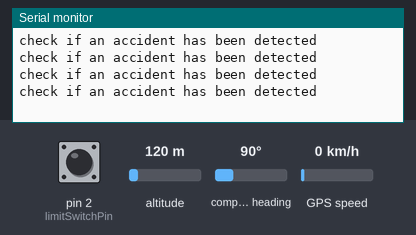
Bench run of a sketch on a simulated Arduino Uno, built with avr-gcc and run on an emulated ATmega328P. Shown: the last lines printed to the serial monitor. The inputs (shaded band) are chosen by the test bench; at power-on: pin 2 (limitSwitchPin) HIGH, altitude 120 m, compass heading 90°, GPS speed 0 km/h. The GPS gets a fix after 3 s at 37.7749, -122.4194 with 8 satellites; the modem accepts every AT command (registered, SIM ready, sends succeed) and sends nothing else.

Above: at 1.2 s.
1.3 s: pin 2 (limitSwitchPin) pulled LOW for 0.15 s
At 3.2 s:
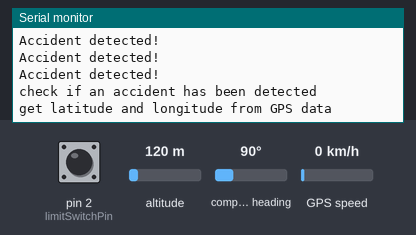
3.5 s: altitude set to 980 m
At 5.3 s:
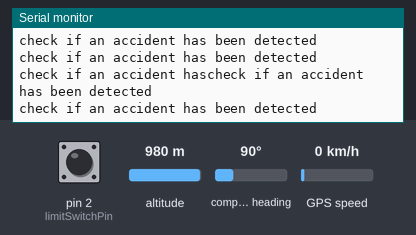
5.9 s: pin 2 (limitSwitchPin) pulled LOW for 1 s
At 6.9 s:
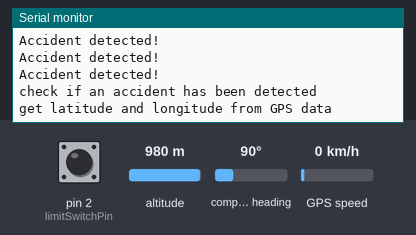

The sketch:

es_pro.ino
```cpp
#include <SoftwareSerial.h>
#include <TinyGPS++.h>

SoftwareSerial gsmSerial(9, 10);  // RX, TX
SoftwareSerial gpsSerial(7, 8);   // RX, TX
TinyGPSPlus gps;                  // create GPS object

const int limitSwitchPin = 2;     // limit switch pin
bool isAccident = false;          // flag to indicate accident detection

void setup() {
  Serial.begin(9600);         // initialize serial communication for debug
  gsmSerial.begin(9600);      // initialize GSM communication
  gpsSerial.begin(9600);      // initialize GPS communication
  pinMode(limitSwitchPin, INPUT_PULLUP);  // initialize limit switch pin
}

void loop() {
  // check if limit switch is triggered
  if (digitalRead(limitSwitchPin) == LOW) {
    isAccident = true;
    Serial.println("Accident detected!");
  }

  // check if GPS data is available
  while (gpsSerial.available()) {
    if (gps.encode(gpsSerial.read())) {
      // check if an accident has been detected
      Serial.println("check if an accident has been detected");
      if (isAccident) {
        // get latitude and longitude from GPS data
        Serial.println("get latitude and longitude from GPS data");
        String latitude = String(gps.location.lat(), 6);
        String longitude = String(gps.location.lng(), 6);

        // send SMS with location to phone number
        String message = "Accident detected at: https://www.google.com/maps?q=" + latitude + "," + longitude;
        gsmSerial.println("AT+CMGF=1");  // set SMS mode to text
        delay(1000);
        gsmSerial.println("AT+CMGS=\"9500905349\"");  // replace with phone number to send SMS to
        delay(1000);
        gsmSerial.println(message);  // send message
        delay(100);
        gsmSerial.println((char)26);  // send CTRL+Z to indicate end of message
        Serial.println("SMS sent: " + message);

        isAccident = false;  // reset accident flag
      }
    }
  }
}
```

Measured:
- after the input at 1.3 s, the serial monitor: prints a new line at once (image 1)
- after the input at 3.5 s, the serial monitor: prints a new line after 0.91 s (image 2)
- after the input at 5.9 s, the serial monitor: prints a new line at once (image 3)
